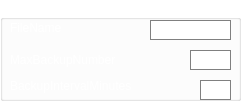
     <widget class="QGroupBox" name="groupBoxSQLiteDBManager">
      <property name="enabled">
       <bool>false</bool>
      </property>
      <property name="geometry">
       <rect>
        <x>190</x>
        <y>170</y>
        <width>241</width>
        <height>101</height>
       </rect>
      </property>
      <property name="styleSheet">
       <string notr="true">background: transparent;
color: white;</string>
      </property>
      <property name="title">
       <string>SQLiteDBManager</string>
      </property>
      <widget class="QLabel" name="labelSQLiteFileName">
       <property name="geometry">
        <rect>
         <x>10</x>
         <y>20</y>
         <width>141</width>
         <height>16</height>
        </rect>
       </property>
       <property name="toolTip">
        <string>Name of the SQLite database file to use relative to the server's Data directory.</string>
       </property>
       <property name="text">
        <string>FileName</string>
       </property>
      </widget>
      <widget class="QLineEdit" name="lineEditSQLiteFileName">
       <property name="geometry">
        <rect>
         <x>150</x>
         <y>20</y>
         <width>81</width>
         <height>20</height>
        </rect>
       </property>
       <property name="palette">
        <palette>
         <active>
          <colorrole role="WindowText">
           <brush brushstyle="SolidPattern">
            <color alpha="255">
             <red>0</red>
             <green>0</green>
             <blue>0</blue>
            </color>
           </brush>
          </colorrole>
          <colorrole role="Button">
           <brush brushstyle="SolidPattern">
            <color alpha="255">
             <red>255</red>
             <green>255</green>
             <blue>255</blue>
            </color>
           </brush>
          </colorrole>
          <colorrole role="Text">
           <brush brushstyle="SolidPattern">
            <color alpha="255">
             <red>0</red>
             <green>0</green>
             <blue>0</blue>
            </color>
           </brush>
          </colorrole>
          <colorrole role="ButtonText">
           <brush brushstyle="SolidPattern">
            <color alpha="255">
             <red>0</red>
             <green>0</green>
             <blue>0</blue>
            </color>
           </brush>
          </colorrole>
          <colorrole role="Base">
           <brush brushstyle="SolidPattern">
            <color alpha="255">
             <red>255</red>
             <green>255</green>
             <blue>255</blue>
            </color>
           </brush>
          </colorrole>
          <colorrole role="Window">
           <brush brushstyle="SolidPattern">
            <color alpha="255">
             <red>255</red>
             <green>255</green>
             <blue>255</blue>
            </color>
           </brush>
          </colorrole>
          <colorrole role="PlaceholderText">
           <brush brushstyle="SolidPattern">
            <color alpha="128">
             <red>0</red>
             <green>0</green>
             <blue>0</blue>
            </color>
           </brush>
          </colorrole>
         </active>
         <inactive>
          <colorrole role="WindowText">
           <brush brushstyle="SolidPattern">
            <color alpha="255">
             <red>0</red>
             <green>0</green>
             <blue>0</blue>
            </color>
           </brush>
          </colorrole>
          <colorrole role="Button">
           <brush brushstyle="SolidPattern">
            <color alpha="255">
             <red>255</red>
             <green>255</green>
             <blue>255</blue>
            </color>
           </brush>
          </colorrole>
          <colorrole role="Text">
           <brush brushstyle="SolidPattern">
            <color alpha="255">
             <red>0</red>
             <green>0</green>
             <blue>0</blue>
            </color>
           </brush>
          </colorrole>
          <colorrole role="ButtonText">
           <brush brushstyle="SolidPattern">
            <color alpha="255">
             <red>0</red>
             <green>0</green>
             <blue>0</blue>
            </color>
           </brush>
          </colorrole>
          <colorrole role="Base">
           <brush brushstyle="SolidPattern">
            <color alpha="255">
             <red>255</red>
             <green>255</green>
             <blue>255</blue>
            </color>
           </brush>
          </colorrole>
          <colorrole role="Window">
           <brush brushstyle="SolidPattern">
            <color alpha="255">
             <red>255</red>
             <green>255</green>
             <blue>255</blue>
            </color>
           </brush>
          </colorrole>
          <colorrole role="PlaceholderText">
           <brush brushstyle="SolidPattern">
            <color alpha="128">
             <red>0</red>
             <green>0</green>
             <blue>0</blue>
            </color>
           </brush>
          </colorrole>
         </inactive>
         <disabled>
          <colorrole role="WindowText">
           <brush brushstyle="SolidPattern">
            <color alpha="255">
             <red>0</red>
             <green>0</green>
             <blue>0</blue>
            </color>
           </brush>
          </colorrole>
          <colorrole role="Button">
           <brush brushstyle="SolidPattern">
            <color alpha="255">
             <red>255</red>
             <green>255</green>
             <blue>255</blue>
            </color>
           </brush>
          </colorrole>
          <colorrole role="Text">
           <brush brushstyle="SolidPattern">
            <color alpha="255">
             <red>0</red>
             <green>0</green>
             <blue>0</blue>
            </color>
           </brush>
          </colorrole>
          <colorrole role="ButtonText">
           <brush brushstyle="SolidPattern">
            <color alpha="255">
             <red>0</red>
             <green>0</green>
             <blue>0</blue>
            </color>
           </brush>
          </colorrole>
          <colorrole role="Base">
           <brush brushstyle="SolidPattern">
            <color alpha="255">
             <red>255</red>
             <green>255</green>
             <blue>255</blue>
            </color>
           </brush>
          </colorrole>
          <colorrole role="Window">
           <brush brushstyle="SolidPattern">
            <color alpha="255">
             <red>255</red>
             <green>255</green>
             <blue>255</blue>
            </color>
           </brush>
          </colorrole>
          <colorrole role="PlaceholderText">
           <brush brushstyle="SolidPattern">
            <color alpha="128">
             <red>0</red>
             <green>0</green>
             <blue>0</blue>
            </color>
           </brush>
          </colorrole>
         </disabled>
        </palette>
       </property>
       <property name="toolTip">
        <string>Name of the SQLite database file to use relative to the server's Data directory.</string>
       </property>
       <property name="styleSheet">
        <string notr="true">background: white;
color:black;
border: 1px solid gray;</string>
       </property>
       <property name="text">
        <string/>
       </property>
      </widget>
      <widget class="QLabel" name="labelSQLiteMaxBackupNumber">
       <property name="geometry">
        <rect>
         <x>10</x>
         <y>49</y>
         <width>181</width>
         <height>21</height>
        </rect>
       </property>
       <property name="toolTip">
        <string>The maximum number of backup files to create (oldest backups will be overwritten). Set this to 0 to disable backups.</string>
       </property>
       <property name="text">
        <string>MaxBackupNumber</string>
       </property>
      </widget>
      <widget class="QLineEdit" name="lineEditSQLiteMaxBackupNumber">
       <property name="geometry">
        <rect>
         <x>190</x>
         <y>50</y>
         <width>41</width>
         <height>20</height>
        </rect>
       </property>
       <property name="palette">
        <palette>
         <active>
          <colorrole role="WindowText">
           <brush brushstyle="SolidPattern">
            <color alpha="255">
             <red>0</red>
             <green>0</green>
             <blue>0</blue>
            </color>
           </brush>
          </colorrole>
          <colorrole role="Button">
           <brush brushstyle="SolidPattern">
            <color alpha="255">
             <red>255</red>
             <green>255</green>
             <blue>255</blue>
            </color>
           </brush>
          </colorrole>
          <colorrole role="Text">
           <brush brushstyle="SolidPattern">
            <color alpha="255">
             <red>0</red>
             <green>0</green>
             <blue>0</blue>
            </color>
           </brush>
          </colorrole>
          <colorrole role="ButtonText">
           <brush brushstyle="SolidPattern">
            <color alpha="255">
             <red>0</red>
             <green>0</green>
             <blue>0</blue>
            </color>
           </brush>
          </colorrole>
          <colorrole role="Base">
           <brush brushstyle="SolidPattern">
            <color alpha="255">
             <red>255</red>
             <green>255</green>
             <blue>255</blue>
            </color>
           </brush>
          </colorrole>
          <colorrole role="Window">
           <brush brushstyle="SolidPattern">
            <color alpha="255">
             <red>255</red>
             <green>255</green>
             <blue>255</blue>
            </color>
           </brush>
          </colorrole>
          <colorrole role="PlaceholderText">
           <brush brushstyle="SolidPattern">
            <color alpha="128">
             <red>0</red>
             <green>0</green>
             <blue>0</blue>
            </color>
           </brush>
          </colorrole>
         </active>
         <inactive>
          <colorrole role="WindowText">
           <brush brushstyle="SolidPattern">
            <color alpha="255">
             <red>0</red>
             <green>0</green>
             <blue>0</blue>
            </color>
           </brush>
          </colorrole>
          <colorrole role="Button">
           <brush brushstyle="SolidPattern">
            <color alpha="255">
             <red>255</red>
             <green>255</green>
             <blue>255</blue>
            </color>
           </brush>
          </colorrole>
          <colorrole role="Text">
           <brush brushstyle="SolidPattern">
            <color alpha="255">
             <red>0</red>
             <green>0</green>
             <blue>0</blue>
            </color>
           </brush>
          </colorrole>
          <colorrole role="ButtonText">
           <brush brushstyle="SolidPattern">
            <color alpha="255">
             <red>0</red>
             <green>0</green>
             <blue>0</blue>
            </color>
           </brush>
          </colorrole>
          <colorrole role="Base">
           <brush brushstyle="SolidPattern">
            <color alpha="255">
             <red>255</red>
             <green>255</green>
             <blue>255</blue>
            </color>
           </brush>
          </colorrole>
          <colorrole role="Window">
           <brush brushstyle="SolidPattern">
            <color alpha="255">
             <red>255</red>
             <green>255</green>
             <blue>255</blue>
            </color>
           </brush>
          </colorrole>
          <colorrole role="PlaceholderText">
           <brush brushstyle="SolidPattern">
            <color alpha="128">
             <red>0</red>
             <green>0</green>
             <blue>0</blue>
            </color>
           </brush>
          </colorrole>
         </inactive>
         <disabled>
          <colorrole role="WindowText">
           <brush brushstyle="SolidPattern">
            <color alpha="255">
             <red>0</red>
             <green>0</green>
             <blue>0</blue>
            </color>
           </brush>
          </colorrole>
          <colorrole role="Button">
           <brush brushstyle="SolidPattern">
            <color alpha="255">
             <red>255</red>
             <green>255</green>
             <blue>255</blue>
            </color>
           </brush>
          </colorrole>
          <colorrole role="Text">
           <brush brushstyle="SolidPattern">
            <color alpha="255">
             <red>0</red>
             <green>0</green>
             <blue>0</blue>
            </color>
           </brush>
          </colorrole>
          <colorrole role="ButtonText">
           <brush brushstyle="SolidPattern">
            <color alpha="255">
             <red>0</red>
             <green>0</green>
             <blue>0</blue>
            </color>
           </brush>
          </colorrole>
          <colorrole role="Base">
           <brush brushstyle="SolidPattern">
            <color alpha="255">
             <red>255</red>
             <green>255</green>
             <blue>255</blue>
            </color>
           </brush>
          </colorrole>
          <colorrole role="Window">
           <brush brushstyle="SolidPattern">
            <color alpha="255">
             <red>255</red>
             <green>255</green>
             <blue>255</blue>
            </color>
           </brush>
          </colorrole>
          <colorrole role="PlaceholderText">
           <brush brushstyle="SolidPattern">
            <color alpha="128">
             <red>0</red>
             <green>0</green>
             <blue>0</blue>
            </color>
           </brush>
          </colorrole>
         </disabled>
        </palette>
       </property>
       <property name="toolTip">
        <string>The maximum number of backup files to create (oldest backups will be overwritten). Set this to 0 to disable backups.</string>
       </property>
       <property name="styleSheet">
        <string notr="true">background: white;
color:black;
border: 1px solid gray;</string>
       </property>
       <property name="text">
        <string/>
       </property>
      </widget>
      <widget class="QLabel" name="labelSQLiteBackupIntervalMinutes">
       <property name="geometry">
        <rect>
         <x>10</x>
         <y>76</y>
         <width>201</width>
         <height>20</height>
        </rect>
       </property>
       <property name="toolTip">
        <string>The minimum interval in minutes between backup creation.</string>
       </property>
       <property name="text">
        <string>BackupIntervalMinutes</string>
       </property>
      </widget>
      <widget class="QLineEdit" name="lineEditSQLiteBackupIntervalMinutes">
       <property name="geometry">
        <rect>
         <x>200</x>
         <y>80</y>
         <width>31</width>
         <height>20</height>
        </rect>
       </property>
       <property name="palette">
        <palette>
         <active>
          <colorrole role="WindowText">
           <brush brushstyle="SolidPattern">
            <color alpha="255">
             <red>0</red>
             <green>0</green>
             <blue>0</blue>
            </color>
           </brush>
          </colorrole>
          <colorrole role="Button">
           <brush brushstyle="SolidPattern">
            <color alpha="255">
             <red>255</red>
             <green>255</green>
             <blue>255</blue>
            </color>
           </brush>
          </colorrole>
          <colorrole role="Text">
           <brush brushstyle="SolidPattern">
            <color alpha="255">
             <red>0</red>
             <green>0</green>
             <blue>0</blue>
            </color>
           </brush>
          </colorrole>
          <colorrole role="ButtonText">
           <brush brushstyle="SolidPattern">
            <color alpha="255">
             <red>0</red>
             <green>0</green>
             <blue>0</blue>
            </color>
           </brush>
          </colorrole>
          <colorrole role="Base">
           <brush brushstyle="SolidPattern">
            <color alpha="255">
             <red>255</red>
             <green>255</green>
             <blue>255</blue>
            </color>
           </brush>
          </colorrole>
          <colorrole role="Window">
           <brush brushstyle="SolidPattern">
            <color alpha="255">
             <red>255</red>
             <green>255</green>
             <blue>255</blue>
            </color>
           </brush>
          </colorrole>
          <colorrole role="PlaceholderText">
           <brush brushstyle="SolidPattern">
            <color alpha="128">
             <red>0</red>
             <green>0</green>
             <blue>0</blue>
            </color>
           </brush>
          </colorrole>
         </active>
         <inactive>
          <colorrole role="WindowText">
           <brush brushstyle="SolidPattern">
            <color alpha="255">
             <red>0</red>
             <green>0</green>
             <blue>0</blue>
            </color>
           </brush>
          </colorrole>
          <colorrole role="Button">
           <brush brushstyle="SolidPattern">
            <color alpha="255">
             <red>255</red>
             <green>255</green>
             <blue>255</blue>
            </color>
           </brush>
          </colorrole>
          <colorrole role="Text">
           <brush brushstyle="SolidPattern">
            <color alpha="255">
             <red>0</red>
             <green>0</green>
             <blue>0</blue>
            </color>
           </brush>
          </colorrole>
          <colorrole role="ButtonText">
           <brush brushstyle="SolidPattern">
            <color alpha="255">
             <red>0</red>
             <green>0</green>
             <blue>0</blue>
            </color>
           </brush>
          </colorrole>
          <colorrole role="Base">
           <brush brushstyle="SolidPattern">
            <color alpha="255">
             <red>255</red>
             <green>255</green>
             <blue>255</blue>
            </color>
           </brush>
          </colorrole>
          <colorrole role="Window">
           <brush brushstyle="SolidPattern">
            <color alpha="255">
             <red>255</red>
             <green>255</green>
             <blue>255</blue>
            </color>
           </brush>
          </colorrole>
          <colorrole role="PlaceholderText">
           <brush brushstyle="SolidPattern">
            <color alpha="128">
             <red>0</red>
             <green>0</green>
             <blue>0</blue>
            </color>
           </brush>
          </colorrole>
         </inactive>
         <disabled>
          <colorrole role="WindowText">
           <brush brushstyle="SolidPattern">
            <color alpha="255">
             <red>0</red>
             <green>0</green>
             <blue>0</blue>
            </color>
           </brush>
          </colorrole>
          <colorrole role="Button">
           <brush brushstyle="SolidPattern">
            <color alpha="255">
             <red>255</red>
             <green>255</green>
             <blue>255</blue>
            </color>
           </brush>
          </colorrole>
          <colorrole role="Text">
           <brush brushstyle="SolidPattern">
            <color alpha="255">
             <red>0</red>
             <green>0</green>
             <blue>0</blue>
            </color>
           </brush>
          </colorrole>
          <colorrole role="ButtonText">
           <brush brushstyle="SolidPattern">
            <color alpha="255">
             <red>0</red>
             <green>0</green>
             <blue>0</blue>
            </color>
           </brush>
          </colorrole>
          <colorrole role="Base">
           <brush brushstyle="SolidPattern">
            <color alpha="255">
             <red>255</red>
             <green>255</green>
             <blue>255</blue>
            </color>
           </brush>
          </colorrole>
          <colorrole role="Window">
           <brush brushstyle="SolidPattern">
            <color alpha="255">
             <red>255</red>
             <green>255</green>
             <blue>255</blue>
            </color>
           </brush>
          </colorrole>
          <colorrole role="PlaceholderText">
           <brush brushstyle="SolidPattern">
            <color alpha="128">
             <red>0</red>
             <green>0</green>
             <blue>0</blue>
            </color>
           </brush>
          </colorrole>
         </disabled>
        </palette>
       </property>
       <property name="toolTip">
        <string>The minimum interval in minutes between backup creation.</string>
       </property>
       <property name="styleSheet">
        <string notr="true">background: white;
color:black;
border: 1px solid gray;</string>
       </property>
       <property name="text">
        <string/>
       </property>
      </widget>
     </widget>
